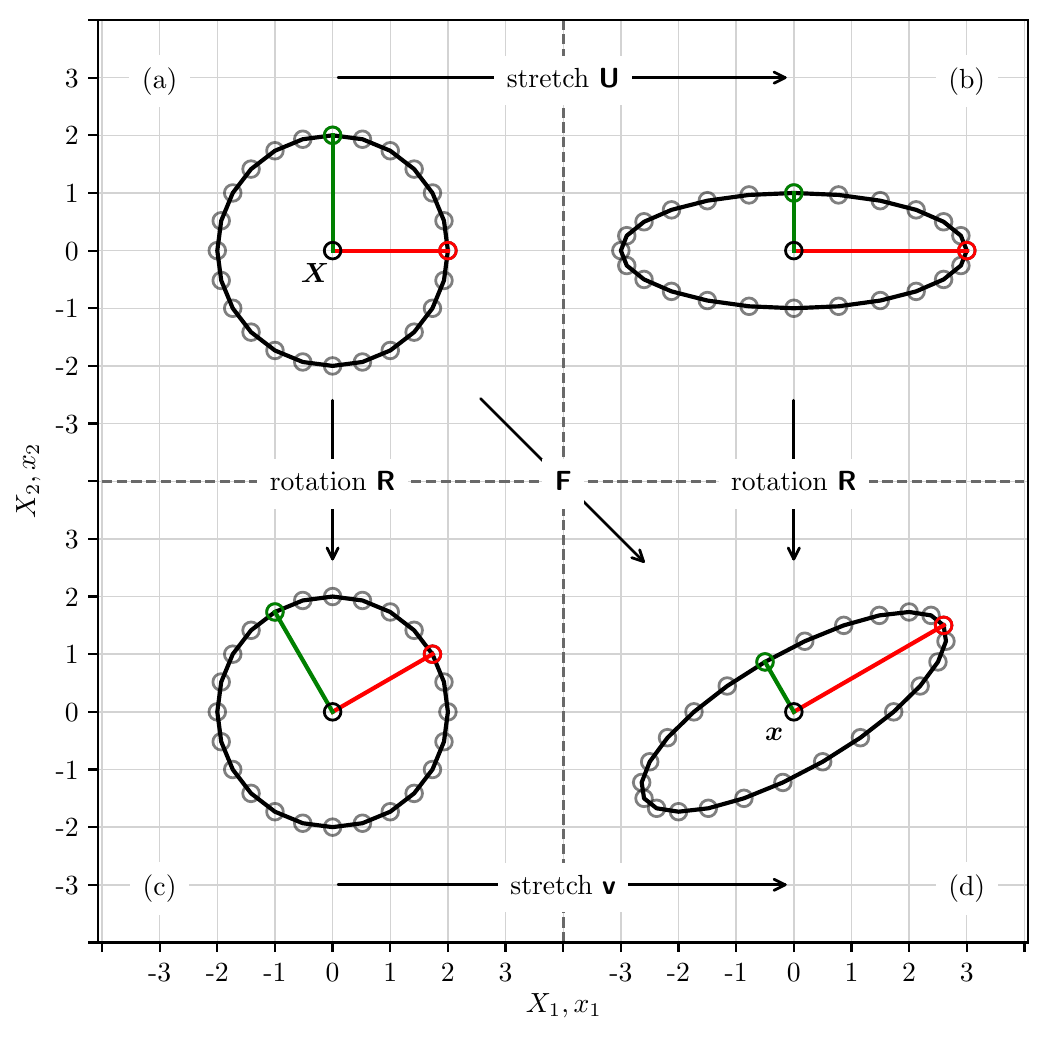

Source code (Python):
#!/usr/bin/env python
import os
import numpy as np

# import matplotlib as mpl
from matplotlib import rc, rcParams
import matplotlib.pyplot as plt
from matplotlib.ticker import MultipleLocator
from abc import ABC


rc("font", **{"family": "serif", "serif": ["Computer Modern Roman"]})
rc("text", usetex=True)
# matplotlib.rcParams['text.latex.preamble']=[r"\usepackage{amsmath}"]
rcParams["text.latex.preamble"] = r"\usepackage{amsmath}"

# Illustration of Model-View-Controller (MVC) and (eventually) RTTI attribution.


# =====
# Model
# =====
class Model(ABC):
    def __init__(self):
        # origin
        self._X0, self._Y0 = 0, 0

    def origin(self):
        return [self._X0, self._Y0]

    @property
    def points(self):
        return [self._X0, self._Y0]

    @points.setter
    def points(self, value):
        self._X0 = value[0]
        self._Y0 = value[1]


class AxisModel(Model):
    def __init__(self, direction=1):
        super().__init__()
        # direction=1 is the x-axis
        # direction=2 is the y-axis
        if direction == 1:
            self._X = np.array([0, 1])
            self._Y = np.array([0, 0])
        else:  # direction is y-axis
            self._X = np.array([0, 0])
            self._Y = np.array([0, 1])

    @property
    def points(self):  # override
        return [self._X, self._Y]

    @points.setter  # override
    def points(self, value):
        self._X0 = value[0][0]  # update the origin x
        self._Y0 = value[1][0]  # update the origin y
        self._X = value[0]
        self._Y = value[1]


class BodyModel(Model):
    def __init__(self, radius=1):
        super().__init__()
        self._NPOINTS = 25
        theta = np.linspace(0.0, 2 * np.pi, self._NPOINTS)  # radians
        self._X = np.array(radius * np.cos(theta))
        self._Y = np.array(radius * np.sin(theta))

    def number_of_points(self):
        return self._NPOINTS

    def perimeter(self):
        return self._X, self._Y

    @property
    def points(self):  # override
        where = 0
        X = np.insert(self._X, where, self._X0, axis=0)
        Y = np.insert(self._Y, where, self._Y0, axis=0)
        return [X, Y]

    @points.setter  # override
    def points(self, value):
        self._X0 = value[0][0]  # update the origin x
        self._Y0 = value[1][0]  # update the origin y
        self._X = value[0][1:]
        self._Y = value[1][1:]


# ====
# View
# ====
class View(ABC):
    def __init__(self):
        self._color = "red"

    @property
    def color(self):
        return self._color

    @color.setter
    def color(self, value):
        self._color = value


class AxisView(View):
    def __init__(self, model, axis, color="blue"):
        super().__init__()
        self._color = color
        self._color_origin = "black"
        x, y = model.points
        axis.plot(
            x, y, "-", marker="o", color=self._color, markevery=[-1]
        )  # plot the x-axis or y-axis, depending on model

        x0, y0 = model.origin()
        axis.plot(x0, y0, "o", color=self._color_origin)


class BodyView(View):
    def __init__(self, model, axis, color="magenta"):
        super().__init__()
        self._color = color
        self._fs = "none"  # fillstyle
        self._linealpha = 0.5
        x0, y0 = model.origin()
        x, y = model.perimeter()

        axis.plot(x, y, "-", color=self._color)  # boundary
        axis.plot(
            x, y, "o", color=self._color, fillstyle=self._fs, alpha=self._linealpha
        )  # boundary
        axis.plot(
            [x0, x[0]],
            [y0, y[0]],
            "o-",
            color="red",
            fillstyle=self._fs,
            markevery=[-1],
        )  # tracking line on original x-axis
        y_axis_index = int((model.number_of_points() - 1) / 4)
        axis.plot(
            [x0, x[y_axis_index]],
            [y0, y[y_axis_index]],
            "o-",
            color="green",
            fillstyle=self._fs,
            markevery=[-1],
        )  # tracking line on original y-axis
        axis.plot(x0, y0, "o", color="black", fillstyle=self._fs)  # body origin


# ===========
# Controllers
# ===========
def offset(points, offsets=[0, 0]):
    """Given a list of reference points [X, Y], offset them in
    the x-axis and the y-axis.
    """
    # x = X + offset_x
    # y = Y + offset_y
    # return x, y
    x = points[0] + offsets[0]
    y = points[1] + offsets[1]
    return [x, y]


def simple_shear(points, shear_12=0):
    """Given a list of reference points [X, Y], simple shear them in
    the x-axis by distance shear_x (Length) to the current points [x, y].
    """
    # x = X + shear_12 * Y
    # y = Y
    # return x, y
    x = points[0] + shear_12 * points[1]
    y = points[1]
    return [x, y]


def rotate(points, angle=0):
    """Given list of reference points [X, Y], rotate them about the
    z-axis by angle R (radians) to the current points [x, y].
    """
    # x = np.cos(R) * X - np.sin(R) * Y
    # y = np.sin(R) * X + np.cos(R) * Y
    X = points[0]
    Y = points[1]
    x = np.cos(angle) * X - np.sin(angle) * Y
    y = np.sin(angle) * X + np.cos(angle) * Y
    return [x, y]


def stretch(points, stretches=[1, 1]):
    """Given a list of reference points [X, Y], simple stretch j
    by factor stretches[0] in the x-direction and
    by factor stretches[1] in the y-direction
    to the current points [x, y].
    """
    x = stretches[0] * points[0]
    y = stretches[1] * points[1]
    return [x, y]


# ======
# client
# ======
fig = plt.figure(figsize=(6, 6))  # inches, (wide, tall)
ax = fig.add_subplot(1, 1, 1)

RADTODEG = 180.0 / np.pi
DEGTORAD = 1.0 / RADTODEG


def text(x, y, text):
    ax.text(
        x,
        y,
        text,
        backgroundcolor="white",
        ha="center",
        va="center_baseline",
        weight="bold",
        color="black",
    )


# xaxis = AxisModel(direction=1)  # create
# p = xaxis.points  # read
# o = [-7, -7]  # offset
# xaxis.points = offset(p, o)  # update
# gb = AxisView(xaxis, ax, 'red')  # view
# text(o[0] - 0.5, o[1] - 0.5, '$o$')
# text(o[0] + 2.25, o[1], '$X_1, x_1$')
#
# yaxis = AxisModel(direction=2)  # create
# p = yaxis.points  # read
# yaxis.points = offset(p, o)  # update
# gb = AxisView(yaxis, ax, 'green')  # view
# text(o[0], o[1] + 1.75, '$X_2, x_2$')

# horizontal and vertical dividing lines
edge = 8
ax.plot([-edge, edge], [0, 0], "--", linewidth=1, color="dimgray")
ax.plot([0, 0], [-edge, edge], "--", linewidth=1, color="dimgray")

b1 = BodyModel(radius=2)  # create
c = 4  # notational origin (center) for each of the four plots
m = c + 3  # motional origin plus margin
inner = 1.5  # inner margin position
o = [-c, c]  # offset
b1.points = offset(b1.points, o)  # read then update
gb = BodyView(b1, ax, "black")  # view

# stretch U
b2 = BodyModel(radius=2)  # create
s = [1.5, 0.5]  # stretches
b2.points = stretch(b2.points, s)  # read then update
o = [c, c]  # offset
b2.points = offset(b2.points, o)  # read then update
gb = BodyView(b2, ax, "black")  # view
# ap = dict(arrowstyle='->, head_width=0.4, head_length=0.8', shrinkA=0, shrinkB=0) # arrow properites
ap = dict(arrowstyle="->")  # arrow properites
ax.annotate("", xy=(b2.origin()[0], m), xytext=(b1.origin()[0], m), arrowprops=ap)
text(0, m, "stretch \sffamily \\bfseries U")
# https://tex.stackexchange.com/questions/7669/bfseries-is-to-textbf-as-what-is-to-textsf/7670

# rotate R
r = 30 * DEGTORAD  # radians
b3 = BodyModel(radius=2)  # create
b3.points = rotate(b3.points, r)  # read then update
o = [-c, -c]  # offset
b3.points = offset(b3.points, o)  # read then update
gb = BodyView(b3, ax, "black")  # view
# ax.annotate('', xy=(-m, b3.origin()[1]), xytext=(-m, b1.origin()[1]), arrowprops=ap)
ax.annotate(
    "", xy=(b1.origin()[0], -inner), xytext=(b1.origin()[0], inner), arrowprops=ap
)
rscale = 0.9
# text(-rscale*m, 0, 'rotation \sffamily \\bfseries R')
text(b1.origin()[0], 0, "rotation \sffamily \\bfseries R")

# F = RU
b4 = BodyModel(radius=2)  # create
s = [1.5, 0.5]  # stretches
b4.points = stretch(b4.points, s)  # read then update
b4.points = rotate(b4.points, r)  # read then update
o = [c, -c]  # offset
b4.points = offset(b4.points, o)  # read then update
gb = BodyView(b4, ax, "black")  # view

ax.annotate("", xy=(b4.origin()[0], -m), xytext=(b3.origin()[0], -m), arrowprops=ap)
text(0, -m, "stretch \sffamily \\bfseries v")

# ax.annotate('', xy=(m, b4.origin()[1]), xytext=(m, b2.origin()[1]), arrowprops=ap)
# text(rscale*m, 0, 'rotation \sffamily \\bfseries R')
ax.annotate(
    "", xy=(b2.origin()[0], -inner), xytext=(b2.origin()[0], inner), arrowprops=ap
)
# text(-rscale*m, 0, 'rotation \sffamily \\bfseries R')
text(b2.origin()[0], 0, "rotation \sffamily \\bfseries R")

ax.annotate("", xy=(inner, -inner), xytext=(-inner, inner), arrowprops=ap)
text(0, 0, "\sffamily \\bfseries F")

ax.axis("equal")

# major axes
ax.xaxis.set_major_locator(MultipleLocator(1.0))
ax.yaxis.set_major_locator(MultipleLocator(1.0))
# ax.grid(b=True, which='major', linestyle=':')
ax.grid(
    visible=True, which="major", linestyle="solid", linewidth=0.5, color="lightgray"
)

# minor axes
# no operations

ax.set_xlabel(r"$X_1, x_1$")
ax.set_ylabel(r"$X_2, x_2$")
ax.set_xlim(-edge, edge)
ax.set_ylim(-edge, edge)
# ax.legend(loc='lower right', framealpha=1.0)

ax.set_xticklabels(["", "", -3, -2, -1, 0, 1, 2, 3, "", -3, -2, -1, 0, 1, 2, 3])
ax.set_yticklabels(["", "", -3, -2, -1, 0, 1, 2, 3, "", -3, -2, -1, 0, 1, 2, 3])

text(-edge + 1, edge - 1, "(a)")
text(edge - 1, edge - 1, "(b)")
text(-edge + 1, -edge + 1, "(c)")
text(edge - 1, -edge + 1, "(d)")

ax.text(
    b1.origin()[0] - 0.55, b1.origin()[1] - 0.55, "$\\boldsymbol{X}$"
)  # no white background
ax.text(b4.origin()[0] - 0.5, b4.origin()[1] - 0.5, "$\\boldsymbol{x}$")


# fig.tight_layout()
script_name = os.path.basename(__file__)
figure_name = os.path.splitext(script_name)[0]
print(f"Saving figure as {figure_name}.png")
fig.savefig(figure_name + ".png", bbox_inches="tight", dpi=200)
